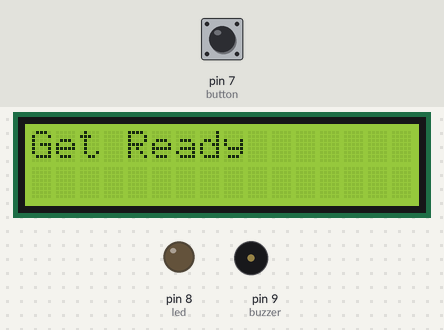
A sketch run on a simulated Arduino Uno, built with avr-gcc and run on an emulated ATmega328P. Shown: 16×2 character LCD, output pins drawn as LEDs (lit = HIGH), buzzer (waves = sounding). The test bench sets the inputs (shaded band); at power-on: pin 7 (button) HIGH. Random numbers use the default seed unless the sketch sets one.

Above: at 1.2 s.
1.3 s: pin 7 (button) pulled LOW for 3.2 s
At 4.3 s:
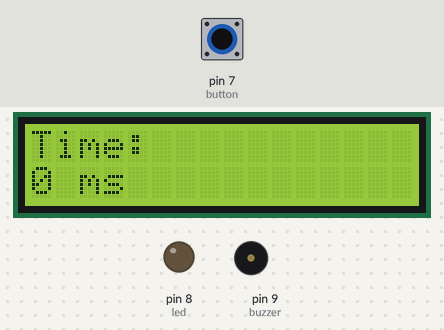
At 10.23 s:
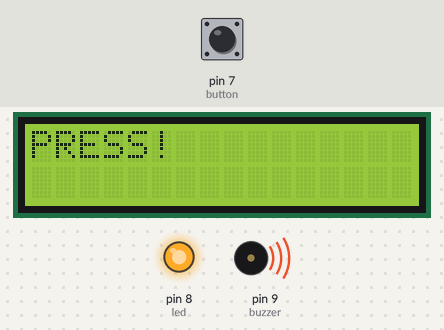
10.5 s: pin 7 (button) pulled LOW for 0.15 s
At 17.9 s:
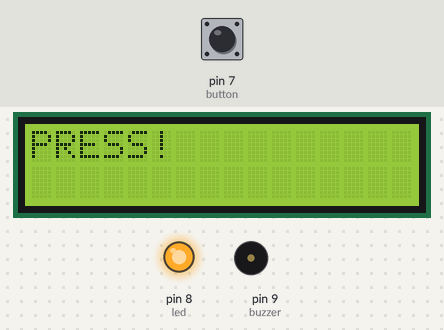
Timing chart, 0 to 19.4 s (numbered marks = the images above; inputs shaded):
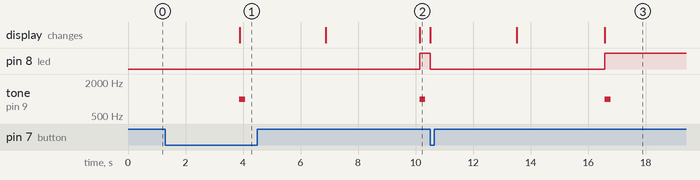

The sketch:

07-reaction-time-game.ino
```cpp
#include <LiquidCrystal.h>

LiquidCrystal lcd(12, 11, 5, 4, 3, 2);

int button = 7;
int led = 8;
int buzzer = 9;

unsigned long startTime;
unsigned long reactionTime;

void setup() {
  lcd.begin(16, 2);

  pinMode(button, INPUT_PULLUP);
  pinMode(led, OUTPUT);
  pinMode(buzzer, OUTPUT);
}

void loop() {

  digitalWrite(led, LOW);

  lcd.clear();
  lcd.print("Get Ready");

  delay(random(2000, 5000));

  lcd.clear();
  lcd.print("PRESS!");

  digitalWrite(led, HIGH);
  tone(buzzer, 1000, 200);

  startTime = millis();

  while (digitalRead(button) == HIGH) {
  }

  reactionTime = millis() - startTime;

  digitalWrite(led, LOW);

  lcd.clear();
  lcd.print("Time:");

  lcd.setCursor(0, 1);
  lcd.print(reactionTime);
  lcd.print(" ms");

  delay(3000);
}
```

Measured:
- after the input at 10.5 s, pin 8 (led): HIGH → LOW at once, → HIGH 6.1 s later; tone on pin 9 (buzzer): silent → 1000 Hz after 6.1 s, → silent 0.20 s later; the display: first changes at once (image 3 shows a later state)
- by itself, tone on pin 9 (buzzer): alternates 1000 Hz for 0.20 s and silent for 6.1 s
